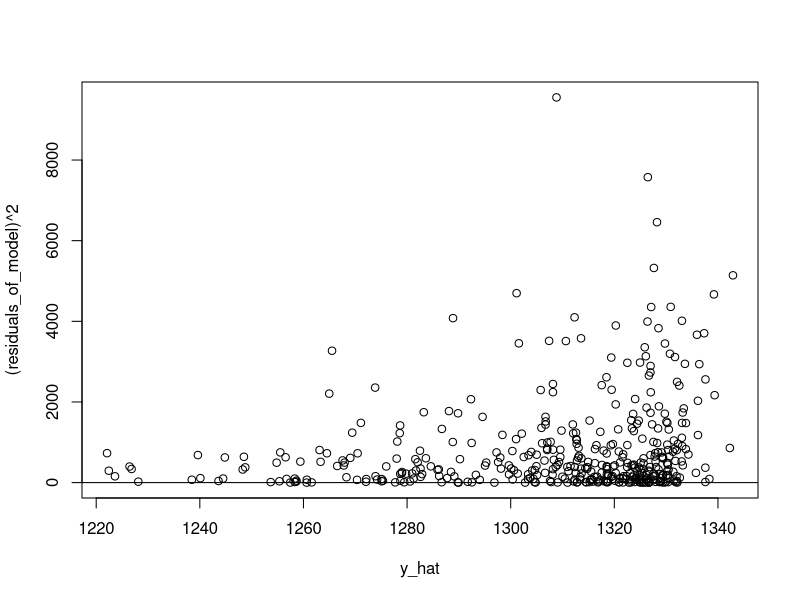

Source code (R):
## ---- chunk 1
knitr::opts_chunk$set(echo = F,warning = F,message = F,fig.align="center",tidy.opts=list(width.cutoff=55),tidy=TRUE,fig.pos = 'H',fig.height = 3.4)
## ---- chunk 2
#install.packages('AER')
library(AER)
data(CASchools)
?CASchools
CASchools$totalScore <- CASchools$read + CASchools$math
CASchools$STR <- CASchools$students/CASchools$teachers
#lm: liner model
base_mdl <- lm(totalScore ~ STR , data=CASchools)
summary(base_mdl)
## ---- chunk 3
CASchools$logSTR <- log(CASchools$STR)
log_mdl <- lm(totalScore ~ logSTR, data = CASchools)
summary(log_mdl)
## ---- chunk 4
#recall that the difference in logs is approximately a percent change:
predict(log_mdl,newdata = data.frame(logSTR = log(21.1)))

diff(predict(log_mdl,newdata = data.frame(logSTR = c(3,3.1))))
## ---- chunk 5
table(CASchools$grades)
## ---- chunk 6
CASchools$kk_06 <- ifelse(CASchools$grades == 'KK-06',1,0)
CASchools$kk_08 <- ifelse(CASchools$grades == 'KK-08',1,0)
## ---- chunk 7
log_mdl_with_dummy <- lm(totalScore ~ logSTR + kk_06 , data = CASchools)
summary(log_mdl_with_dummy)
## ---- chunk 8
cor(CASchools$totalScore,CASchools$logSTR) #strong negative correlation (matches regression)
cor(CASchools$english,CASchools$logSTR) #Strong positive correlation (omitted)
## ---- chunk 9
mdl_with_english <- lm(totalScore~logSTR + english,data = CASchools)
summary(mdl_with_english)
## ---- chunk 10
y_hat <- predict(mdl_with_english)
residuals_of_model <- mdl_with_english$residuals
plot(y_hat,(residuals_of_model)^2)
abline(h = 0)
## ---- chunk 11
#install.packages(c('sandwich','lmtest'))
library(sandwich)
library(lmtest)
white_var <- vcovHC(mdl_with_english, type="HC1")
sqrt(diag(white_var))
coeftest(mdl_with_english,white_var)
